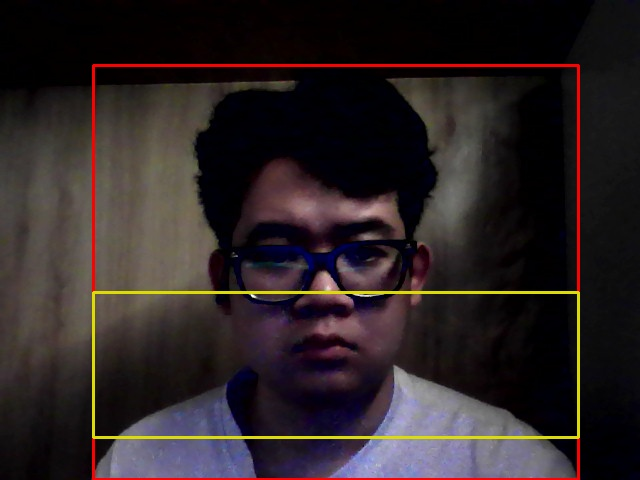
#> input picture OneDrive/Máy tính/source/seatbelt-ai/UI/logs/anh/vi_pham_20260928_062700.jpg, 640 x 480 px
$ python -i seatbelt_seg_detector.py   (imports and definitions only)
#> lines starting #> are read from the running program, lines starting #| are printed output that depends on the picture
from pathlib import Path
from collections import deque
import cv2
import numpy as np
import math
from ultralytics import YOLO


BASE_DIR = Path(__file__).resolve().parent.parent

MODEL_PATH = (BASE_DIR/ "models"/ "seatbelt-seg-v2"/ "weights"/ "best_roboflow.pt")

class SeatbeltSegDetector:
    def __init__(self, min_confidence=0.5):
        self.history = deque(maxlen=10)
        if not MODEL_PATH.exists():
            raise FileNotFoundError(
                f"Khong tim thay model: {MODEL_PATH}"
            )

        self.model = YOLO(str(MODEL_PATH))
        print("Model dang dung:", MODEL_PATH)
        print("Danh sach class:", self.model.names)
        self.min_confidence = min_confidence

    # [109 lines left out: functions _ket_qua, _mask_co_hinh_dang_hop_ly, detect, _lam_muot, not called in this run]

>>> import cv2
>>> picture = cv2.imread('../UI/logs/anh/vi_pham_20260928_062700.jpg', cv2.IMREAD_GRAYSCALE)
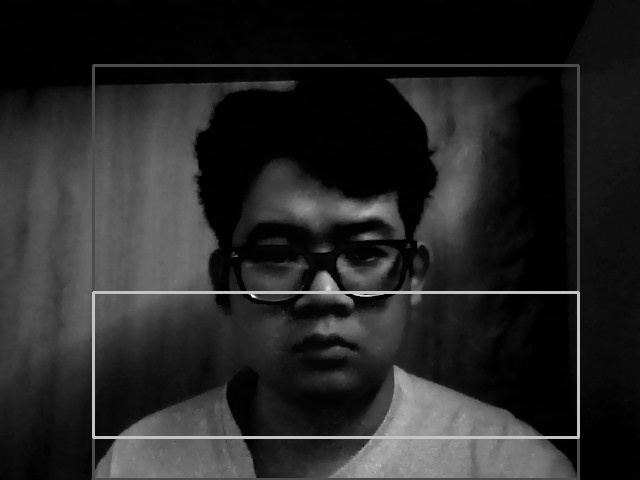
#> picture: shape (480, 640); min 0, max 255, mean 38.3
>>> result = SeatbeltSegDetector().detect(picture)
#> (the run stopped early here; a loop or call above may not have finished)

$ run again, on OneDrive/Máy tính/source/seatbelt-ai/UI/logs/anh/vi_pham_20260928_113706.jpg
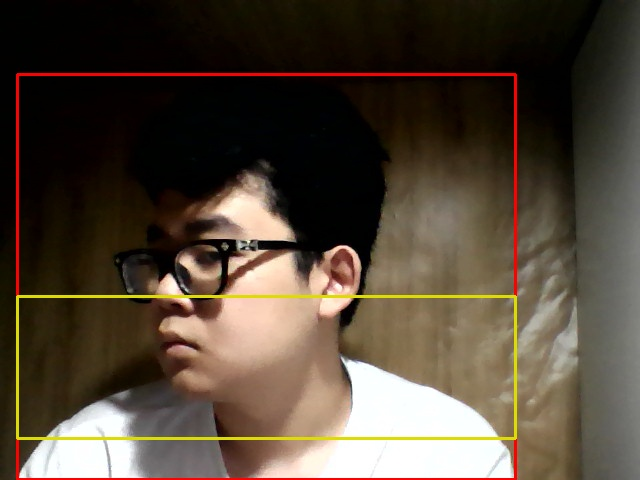
#> input picture OneDrive/Máy tính/source/seatbelt-ai/UI/logs/anh/vi_pham_20260928_113706.jpg, 640 x 480 px
#> `picture = cv2.imread('../UI/logs/anh/vi_pham_20260928_062700.jpg', cv2..`:
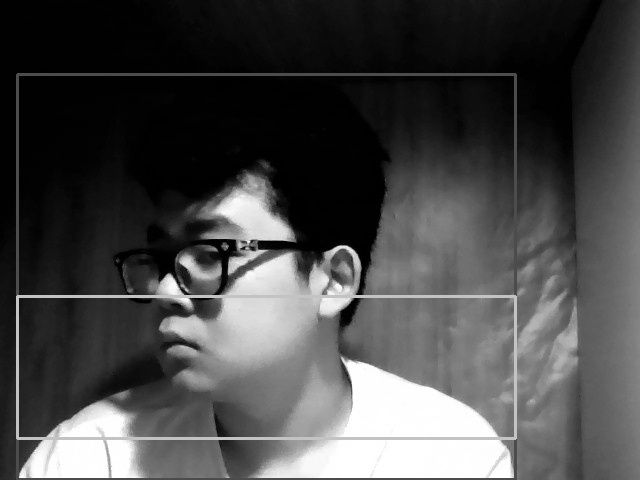
#> picture: shape (480, 640); min 0, max 255, mean 72.5

$ run again, on OneDrive/Máy tính/source/seatbelt-ai/UI/logs/anh/vi_pham_20261005_132220.jpg
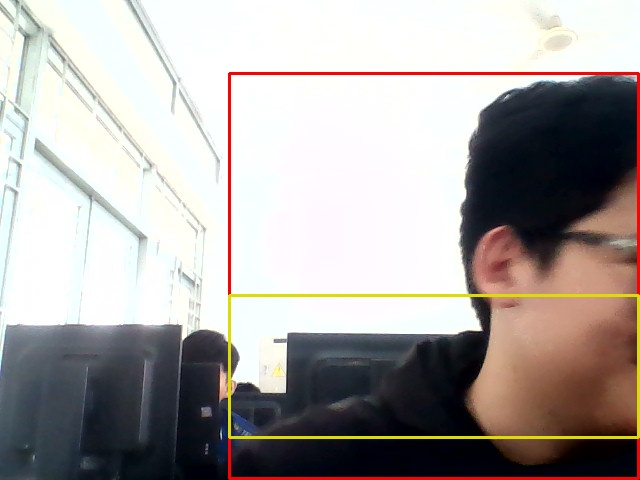
#> input picture OneDrive/Máy tính/source/seatbelt-ai/UI/logs/anh/vi_pham_20261005_132220.jpg, 640 x 480 px
#> `picture = cv2.imread('../UI/logs/anh/vi_pham_20260928_062700.jpg', cv2..`:
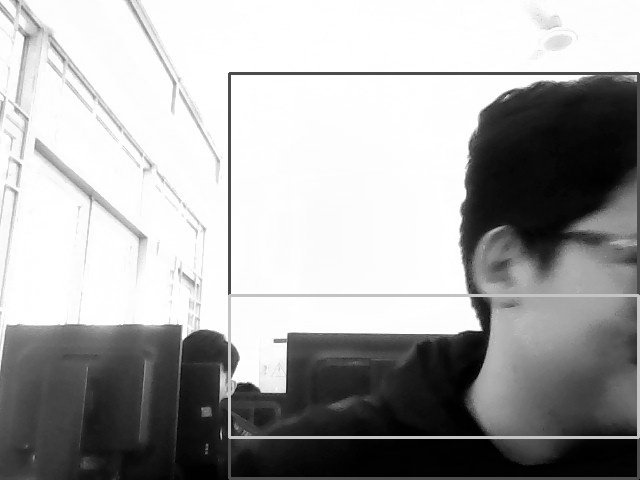
#> picture: shape (480, 640); min 0, max 255, mean 166.4

$ run again, on OneDrive/Máy tính/source/seatbelt-ai/UI/logs/anh/vi_pham_20261005_134441.jpg
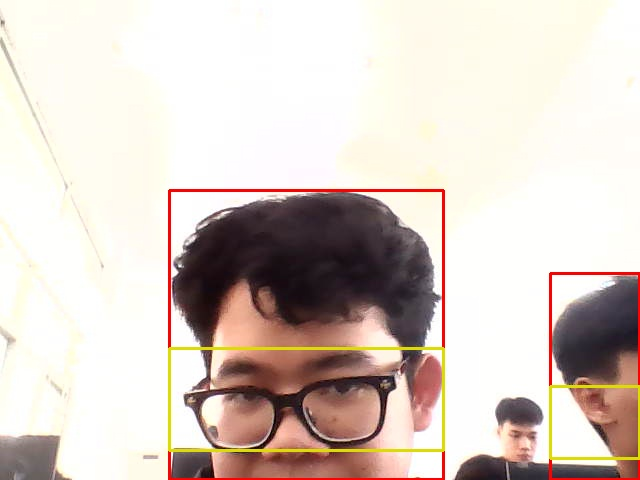
#> input picture OneDrive/Máy tính/source/seatbelt-ai/UI/logs/anh/vi_pham_20261005_134441.jpg, 640 x 480 px
#> `picture = cv2.imread('../UI/logs/anh/vi_pham_20260928_062700.jpg', cv2..`:
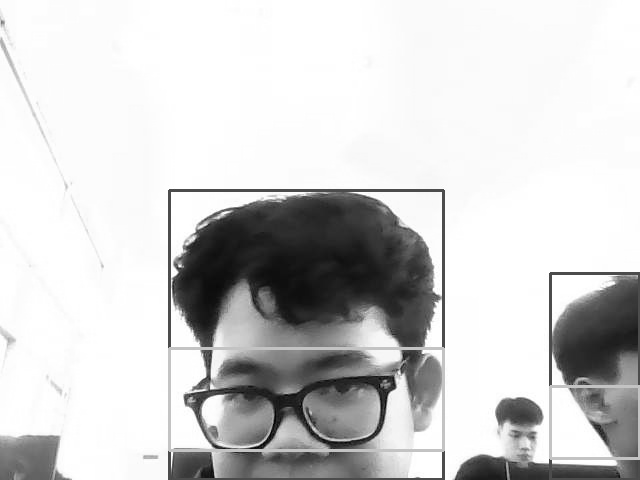
#> picture: shape (480, 640); min 0, max 255, mean 207.9
